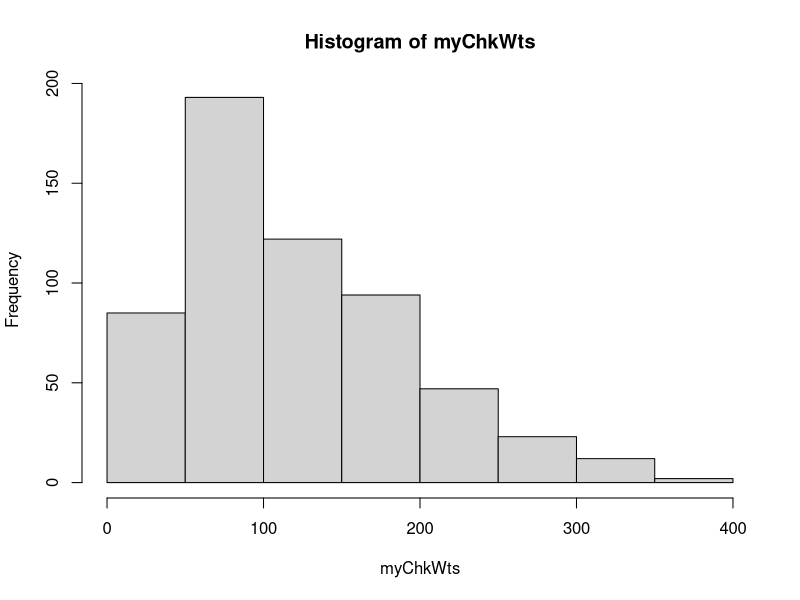
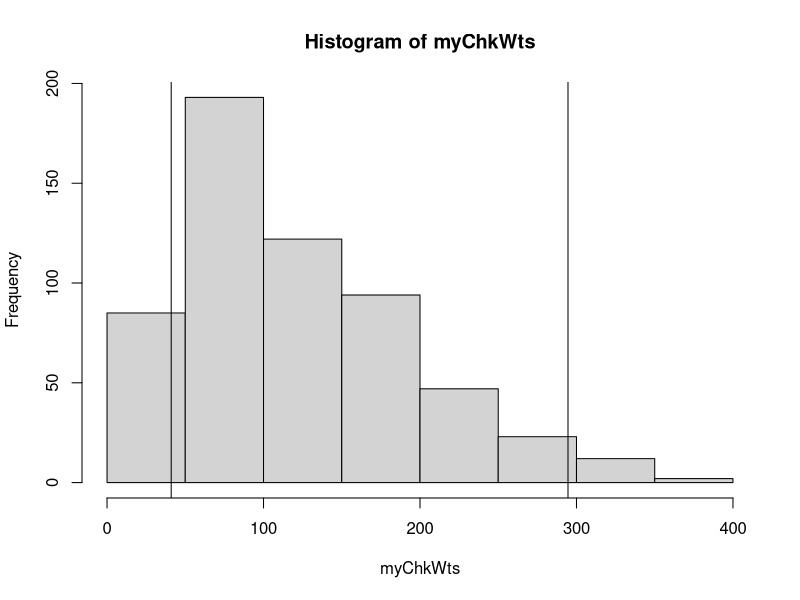
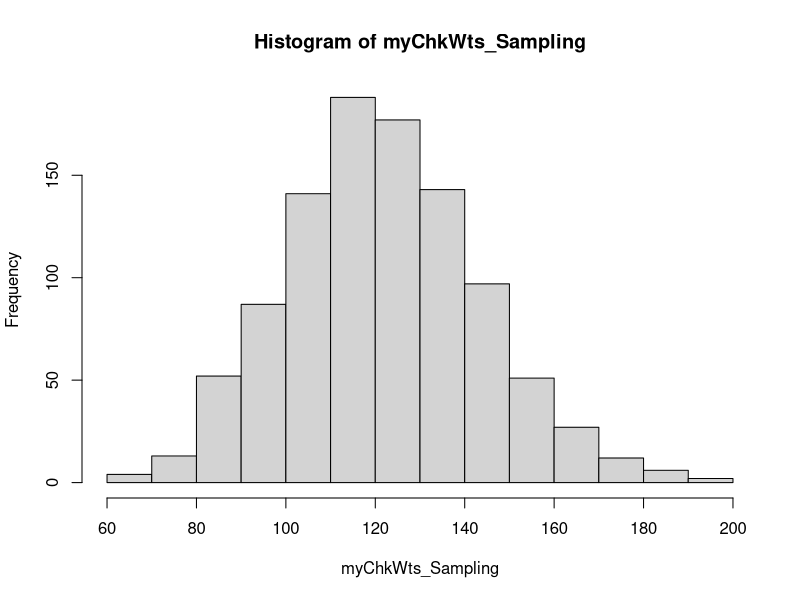
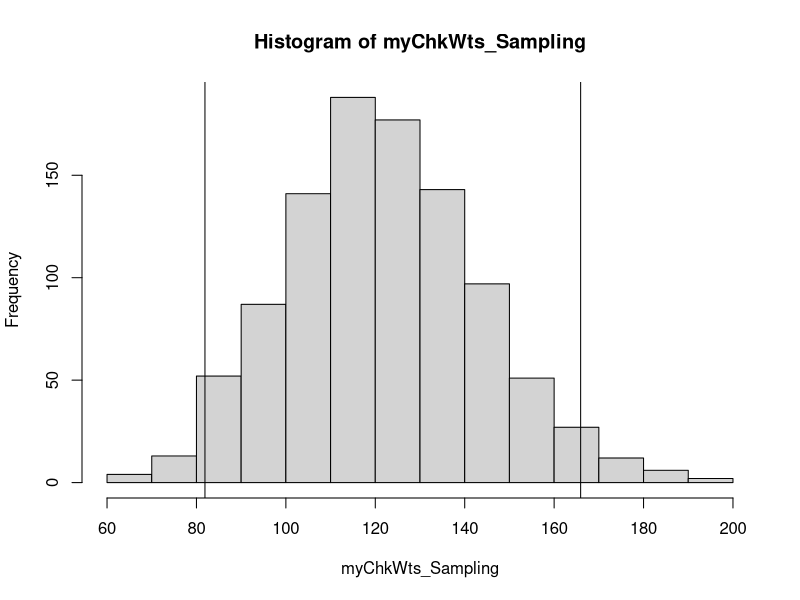
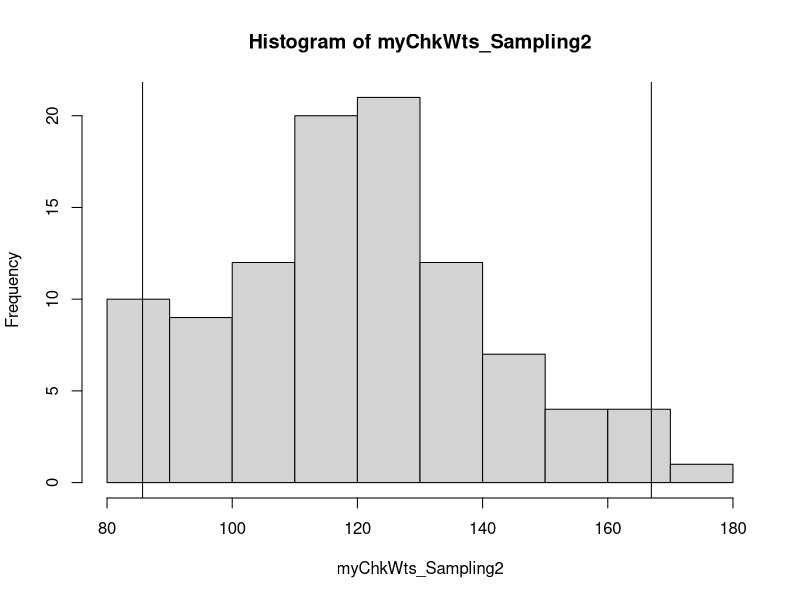

Write R code to recreate these figures, in order.
## ---- chunk 1

summary(ChickWeight)


## ---- chunk 2

dim(ChickWeight)

## ---- chunk 3

summary(ChickWeight$weight) 
head(ChickWeight$weight) 
mean(ChickWeight$weight) 
myChkWts <- ChickWeight$weight 
quantile(myChkWts,0.50)

## ---- chunk 4

hist(myChkWts)

## ---- chunk 5

hist(myChkWts)
abline(v = quantile(myChkWts,0.025))
abline(v = quantile(myChkWts,0.975))

## ---- chunk 6

myChkWts_Sampling <- replicate(1000,mean(sample(myChkWts, 11, replace = TRUE)), simplify = TRUE)
summary(myChkWts_Sampling)


## ---- chunk 7

hist(myChkWts_Sampling)

## ---- chunk 8

hist(myChkWts_Sampling)
abline(v = quantile(myChkWts_Sampling, 0.025))
abline(v = quantile(myChkWts_Sampling, 0.975))


## ---- chunk 9

myChkWts_Sampling2 <- replicate(100,mean(sample(myChkWts, 11, replace = TRUE)), simplify = TRUE)
summary(myChkWts_Sampling2)

hist(myChkWts_Sampling2)
abline(v = quantile(myChkWts_Sampling2, 0.025))
abline(v = quantile(myChkWts_Sampling2, 0.975))

